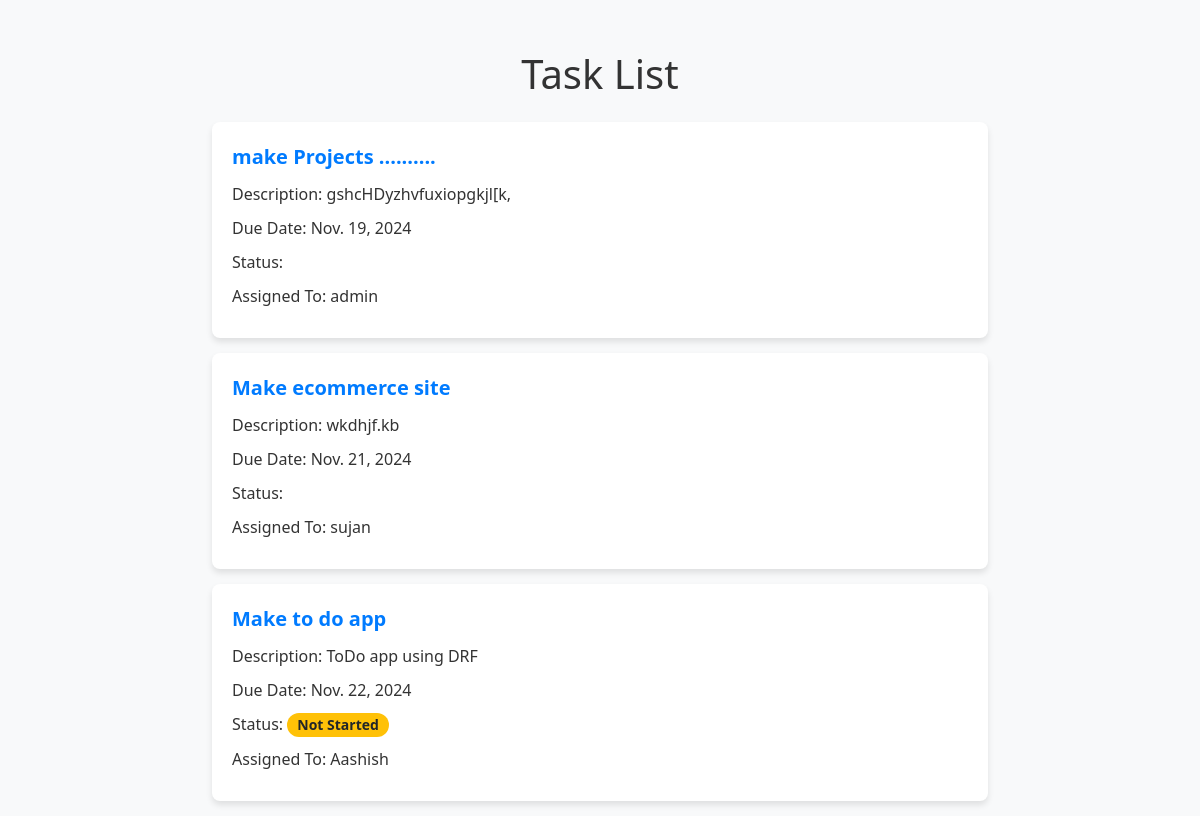
The page /task_list/ on the database its author committed.
### task_app/models.py (models this page shows, shortened)
class Task(models.Model):
    title = models.CharField(max_length=100)
    description = models.TextField()
    due_date = models.DateField()
    STATUS_CHOICE = [
        ('not started', 'not started'),
        ('in progress', 'in progress'),
        ('completed', 'completed'),
    ]
    status = models.CharField(max_length=20, choices=STATUS_CHOICE, default='not started')
    assign_to = models.ForeignKey(CustomUser, on_delete=models.CASCADE, related_name='tasks')

### custom_user/models.py (models this page shows)
class CustomUser(AbstractUser):
    ROLE_CHOICES = [
        ('admin', 'Admin'),
        ('user', 'User'),
    ]
    role = models.CharField(max_length=10, choices=ROLE_CHOICES, default='user')
    def __str__(self):
        return self.username

### task_app/views.py (the view)
# urls.py: path('task_list/', views.task_list, name="task_list"),
def task_list(request):
    tasks = Task.objects.all()
    return render(request, 'task_list.html', {'tasks': tasks})

### templates/task_list.html (shortened to what this page needs)
<!DOCTYPE html>
<html lang="en">
<head>
    <link href="https://cdn.jsdelivr.net/npm/bootstrap@5.3.0-alpha3/dist/css/bootstrap.min.css" rel="stylesheet">
</head>
<body>
<div class="container">
    <h1 class="text-center mb-4">Task List</h1>
    {% for task in tasks %}
    <div class="task-card">
        <div class="task-title">{{ task.title }}</div>
        <div class="task-info">Description: {{ task.description }}</div>
        <div class="task-info">Due Date: {{ task.due_date }}</div>
        <div class="task-info">
            Status:
            {% if task.status == "not started" %}
                <span class="badge badge-status badge-not-started">Not Started</span>
            {% elif task.status == "in progress" %}
                <span class="badge badge-status badge-in-progress">In Progress</span>
            {% elif task.status == "completed" %}
                <span class="badge badge-status badge-completed">Completed</span>
            {% endif %}
        </div>
        <div class="task-info">Assigned To: {{ task.assign_to }}</div>
    </div>
    {% endfor %}
</div>
</body>
</html>

### templates/task_list.html (style rules this page uses)
body { background-color: #f8f9fa; color: #333; }
.container { margin-top: 50px; max-width: 800px; }
.task-card { background: #ffffff; border-radius: 8px; padding: 20px; box-shadow: 0 4px 6px rgba(0, 0, 0, 0.1); margin-bottom: 15px; }
.task-title { font-weight: bold; font-size: 20px; color: #007bff; }
.task-info { margin: 10px 0; }
.badge-status { font-size: 14px; padding: 5px 10px; border-radius: 12px; }
.badge-not-started { background-color: #ffc107; color: #212529; }

### rows shown on the page
Task: title "make Projects ..........", description "gshcHDyzhvfuxiopgkjl[k,", due_date "Nov. 19, 2024", assign_to "admin"
Task: title "Make ecommerce site", description "wkdhjf.kb", due_date "Nov. 21, 2024", assign_to "sujan"
Task: title "Make to do app", description "ToDo app using DRF", due_date "Nov. 22, 2024", status "Not Started", assign_to "Aashish"
